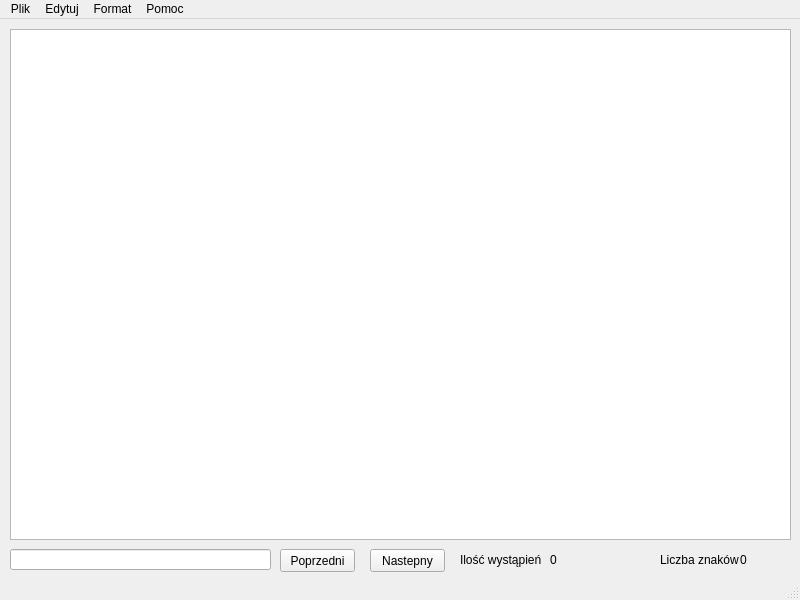
<?xml version="1.0" encoding="UTF-8"?>
<ui version="4.0">
 <class>MainWindow</class>
 <widget class="QMainWindow" name="MainWindow">
  <property name="geometry">
   <rect>
    <x>0</x>
    <y>0</y>
    <width>800</width>
    <height>600</height>
   </rect>
  </property>
  <property name="windowTitle">
   <string>Notatnik</string>
  </property>
  <widget class="QWidget" name="centralwidget">
   <widget class="QTextEdit" name="textEdit">
    <property name="geometry">
     <rect>
      <x>10</x>
      <y>10</y>
      <width>781</width>
      <height>511</height>
     </rect>
    </property>
   </widget>
   <widget class="QLabel" name="label">
    <property name="geometry">
     <rect>
      <x>740</x>
      <y>530</y>
      <width>47</width>
      <height>21</height>
     </rect>
    </property>
    <property name="text">
     <string>0</string>
    </property>
   </widget>
   <widget class="QLabel" name="label_2">
    <property name="geometry">
     <rect>
      <x>660</x>
      <y>530</y>
      <width>81</width>
      <height>21</height>
     </rect>
    </property>
    <property name="text">
     <string>Liczba znaków</string>
    </property>
   </widget>
   <widget class="QLineEdit" name="lineEdit">
    <property name="geometry">
     <rect>
      <x>10</x>
      <y>530</y>
      <width>261</width>
      <height>21</height>
     </rect>
    </property>
   </widget>
   <widget class="QPushButton" name="poprzedniBtn">
    <property name="geometry">
     <rect>
      <x>280</x>
      <y>530</y>
      <width>75</width>
      <height>23</height>
     </rect>
    </property>
    <property name="text">
     <string>Poprzedni</string>
    </property>
   </widget>
   <widget class="QPushButton" name="nastepnyBtn">
    <property name="geometry">
     <rect>
      <x>370</x>
      <y>530</y>
      <width>75</width>
      <height>23</height>
     </rect>
    </property>
    <property name="text">
     <string>Nastepny</string>
    </property>
   </widget>
   <widget class="QLabel" name="label_3">
    <property name="geometry">
     <rect>
      <x>460</x>
      <y>530</y>
      <width>81</width>
      <height>21</height>
     </rect>
    </property>
    <property name="text">
     <string>Ilość wystąpień</string>
    </property>
   </widget>
   <widget class="QLabel" name="label_4">
    <property name="geometry">
     <rect>
      <x>550</x>
      <y>530</y>
      <width>51</width>
      <height>21</height>
     </rect>
    </property>
    <property name="text">
     <string>0</string>
    </property>
   </widget>
  </widget>
  <widget class="QMenuBar" name="menubar">
   <property name="geometry">
    <rect>
     <x>0</x>
     <y>0</y>
     <width>800</width>
     <height>21</height>
    </rect>
   </property>
   <widget class="QMenu" name="menuPlik">
    <property name="title">
     <string>Plik</string>
    </property>
    <addaction name="actionNowy"/>
    <addaction name="actionOtworz"/>
    <addaction name="actionZapisz"/>
    <addaction name="actionZapisz_jako"/>
    <addaction name="actionZamknij"/>
   </widget>
   <widget class="QMenu" name="menuEdytuj">
    <property name="title">
     <string>Edytuj</string>
    </property>
    <addaction name="actionKopiuj"/>
    <addaction name="actionWytnij"/>
    <addaction name="actionWklej"/>
    <addaction name="actionPrzywroc"/>
    <addaction name="actionCofnij"/>
    <addaction name="actionGodzina_data"/>
   </widget>
   <widget class="QMenu" name="menuFormat">
    <property name="title">
     <string>Format</string>
    </property>
    <addaction name="actionCzcionka"/>
    <addaction name="actionPowieksz"/>
    <addaction name="actionPomniejsz"/>
    <addaction name="actionPogrubienie"/>
   </widget>
   <widget class="QMenu" name="menuO_nas">
    <property name="title">
     <string>Pomoc</string>
    </property>
    <addaction name="actionO_nas"/>
   </widget>
   <addaction name="menuPlik"/>
   <addaction name="menuEdytuj"/>
   <addaction name="menuFormat"/>
   <addaction name="menuO_nas"/>
  </widget>
  <widget class="QStatusBar" name="statusbar"/>
  <action name="actionNowy">
   <property name="text">
    <string>Nowy</string>
   </property>
  </action>
  <action name="actionOtworz">
   <property name="text">
    <string>Otwórz</string>
   </property>
  </action>
  <action name="actionZapisz">
   <property name="text">
    <string>Zapisz</string>
   </property>
  </action>
  <action name="actionZapisz_jako">
   <property name="text">
    <string>Zapisz jako</string>
   </property>
  </action>
  <action name="actionKopiuj">
   <property name="text">
    <string>Kopiuj</string>
   </property>
  </action>
  <action name="actionWytnij">
   <property name="text">
    <string>Wytnij</string>
   </property>
  </action>
  <action name="actionWklej">
   <property name="text">
    <string>Wklej</string>
   </property>
  </action>
  <action name="actionPrzywroc">
   <property name="text">
    <string>Przywróć</string>
   </property>
  </action>
  <action name="actionCofnij">
   <property name="text">
    <string>Cofnij</string>
   </property>
  </action>
  <action name="actionCzcionka">
   <property name="text">
    <string>Czcionka</string>
   </property>
  </action>
  <action name="actionGodzina_data">
   <property name="text">
    <string>Godzina/data</string>
   </property>
  </action>
  <action name="actionZamknij">
   <property name="text">
    <string>Zamknij</string>
   </property>
  </action>
  <action name="actionPowieksz">
   <property name="text">
    <string>Powiększ</string>
   </property>
  </action>
  <action name="actionPomniejsz">
   <property name="text">
    <string>Pomniejsz</string>
   </property>
  </action>
  <action name="actionPogrubienie">
   <property name="text">
    <string>Pogrubienie</string>
   </property>
  </action>
  <action name="actionO_nas">
   <property name="text">
    <string>O nas</string>
   </property>
  </action>
 </widget>
 <resources/>
 <connections/>
</ui>
